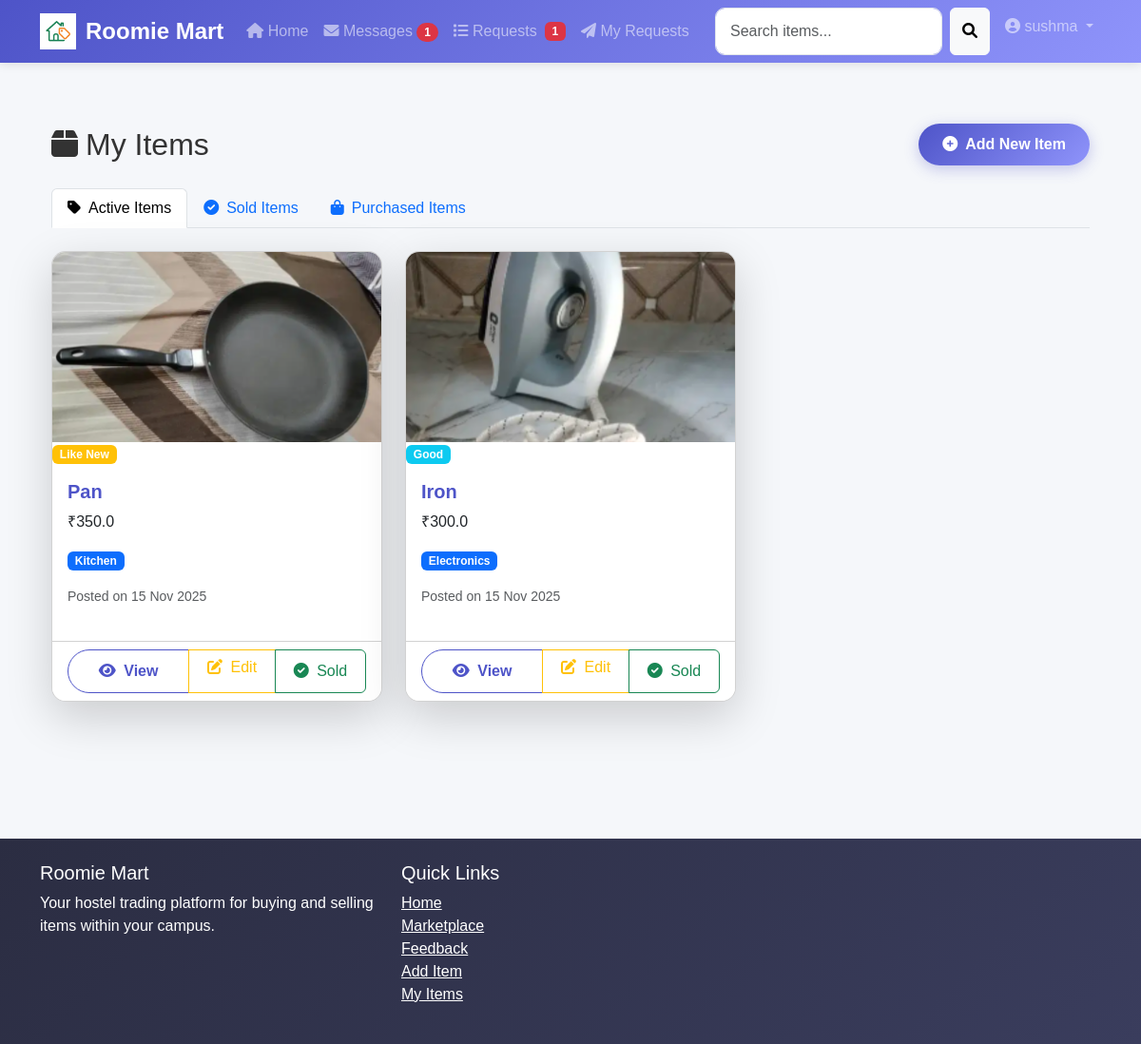
Page /my_items (signed in) on the committed database.
### tables this page shows
CREATE TABLE items (
        id INTEGER PRIMARY KEY AUTOINCREMENT,
        user_id INTEGER NOT NULL,
        title TEXT NOT NULL,
        category TEXT NOT NULL,
        price REAL NOT NULL,
        condition TEXT NOT NULL,
        image TEXT,
        description TEXT,
        hostel TEXT,
        block TEXT,
        status TEXT DEFAULT 'available',
        created_at TIMESTAMP DEFAULT CURRENT_TIMESTAMP,
        updated_at TIMESTAMP DEFAULT CURRENT_TIMESTAMP, address TEXT, latitude REAL, longitude REAL,
        FOREIGN KEY (user_id) REFERENCES users (id)
    );

### controllers/item_controller.py (the view)
@item_bp.route('/my_items')
@login_required
def my_items():
    user_id = session['user_id']
    rows = Item.get_user_items(user_id)
    processed = process_items(rows)
    active_items = [item for item in processed if item.get('status') == 'available']
    sold_items = [item for item in processed if item.get('status') == 'sold']
    purchases = []
    try:
        order_rows = Order.get_orders_for_buyer(user_id)
        for r in order_rows:
            o = dict(r) if not isinstance(r, dict) else r
            ca = o.get('created_at')
            created_str = None
            if isinstance(ca, str) and ca:
                from datetime import datetime as _dt
                for fmt in ('%Y-%m-%d %H:%M:%S', '%Y-%m-%d %H:%M:%S.%f', '%Y-%m-%d'):
                    try:
                        created_str = _dt.strptime(ca, fmt).strftime('%d %b %Y')
                        break
                    except Exception:
                        continue
            elif hasattr(ca, 'strftime'):
                try:
                    created_str = ca.strftime('%d %b %Y')
                except Exception:
                    created_str = str(ca)
            else:
                created_str = str(ca) if ca is not None else ''
            o['created_at_str'] = created_str
            purchases.append(o)
    except Exception:
        purchases = []
    return render_template('my_items.html', active_items=active_items, sold_items=sold_items, purchases=purchases)

### templates/my_items.html (shortened to what this page needs)
{% extends 'base.html' %}
{% block content %}
<div class="container page-transition">
    <div class="row mt-4 mb-5">
        <div class="col-12">
            <div class="d-flex justify-content-between align-items-center mb-4">
                <h2 class="mb-0"><i class="fas fa-box me-2"></i>My Items</h2>
                <a href="{{ url_for('item_bp.add_item') }}" class="btn btn-primary btn-hover-effect">
                    <i class="fas fa-plus-circle me-2"></i>Add New Item
                </a>
            </div>
            <ul class="nav nav-tabs mb-4" id="itemTabs" role="tablist">
                <li class="nav-item" role="presentation">
                    <button class="nav-link active" id="active-tab" data-bs-toggle="tab" data-bs-target="#active" type="button" role="tab" aria-controls="active" aria-selected="true">
                        <i class="fas fa-tag me-2"></i>Active Items
                    </button>
                </li>
                <li class="nav-item" role="presentation">
                    <button class="nav-link" id="sold-tab" data-bs-toggle="tab" data-bs-target="#sold" type="button" role="tab" aria-controls="sold" aria-selected="false">
                        <i class="fas fa-check-circle me-2"></i>Sold Items
                    </button>
                </li>
                <li class="nav-item" role="presentation">
                    <button class="nav-link" id="purchased-tab" data-bs-toggle="tab" data-bs-target="#purchased" type="button" role="tab" aria-controls="purchased" aria-selected="false">
                        <i class="fas fa-shopping-bag me-2"></i>Purchased Items
                    </button>
                </li>
            </ul>
            <div class="tab-content" id="itemTabsContent">
                <div class="tab-pane fade show active" id="active" role="tabpanel" aria-labelledby="active-tab">
                    {% if active_items %}
                    <div class="row">
                        {% for item in active_items %}
                        <div class="col-md-4 mb-4">
                            <div class="card item-card shadow-lg hover-shadow h-100">
                                <div class="card-img-top-container">
                                    {% if item.image %}
                                    <img src="{{ url_for('static', filename='uploads/' + item.image) }}" class="card-img-top" alt="{{ item.title }}">
                                    {% else %}
                                    <img src="{{ url_for('static', filename='img/no-image.jpg') }}" class="card-img-top" alt="No Image">
                                    {% endif %}
                                    <span class="badge bg-{{ 'success' if item.condition == 'New' else 'warning' if item.condition == 'Like New' else 'info' if item.condition == 'Good' else 'secondary' }} condition-badge">
                                        {{ item.condition }}
                                    </span>
                                </div>
                                <div class="card-body">
                                    <h5 class="card-title">{{ item.title }}</h5>
                                    <p class="card-text price">₹{{ item.price }}</p>
                                    <p class="card-text category"><span class="badge bg-primary">{{ item.category }}</span></p>
                                    <p class="card-text text-muted small">Posted on {{ item.created_at.strftime('%d %b %Y') }}</p>
                                </div>
                                <div class="card-footer bg-white">
                                    <div class="btn-group w-100" role="group">
                                        <a href="{{ url_for('item_bp.item_detail', item_id=item.id) }}" class="btn btn-outline-primary btn-hover-effect">
                                            <i class="fas fa-eye me-1"></i> View
                                        </a>
                                        <a href="{{ url_for('item_bp.edit_item', item_id=item.id) }}" class="btn btn-outline-warning btn-hover-effect">
                                            <i class="fas fa-edit me-1"></i> Edit
                                        </a>
                                        <button type="button" class="btn btn-outline-success btn-hover-effect" data-bs-toggle="modal" data-bs-target="#markSoldModal{{ item.id }}">
                                            <i class="fas fa-check-circle me-1"></i> Sold
                                        </button>
                                    </div>
                                </div>
                            </div>
                        </div>
                        {% endfor %}
                    </div>
                    {% endif %}
                </div>
            </div>
        </div>
    </div>
</div>
{% endblock %}

### templates/base.html (shortened to what this page needs)
<!DOCTYPE html>
<html lang="en">
<head>
    <link href="https://cdn.jsdelivr.net/npm/bootstrap@5.3.0-alpha1/dist/css/bootstrap.min.css" rel="stylesheet">
    <link rel="stylesheet" href="https://cdnjs.cloudflare.com/ajax/libs/font-awesome/6.0.0/css/all.min.css">
    <link rel="stylesheet" href="{{ url_for('static', filename='css/style.css') }}">
    <link rel="stylesheet" href="{{ url_for('static', filename='css/animation.css') }}">
    <link rel="stylesheet" href="{{ url_for('static', filename='css/messaging.css') }}">
</head>
<body>
    <nav class="navbar navbar-expand-lg navbar-dark bg-primary sticky-top">
        <div class="container">
            <a class="navbar-brand d-flex align-items-center" href="{{ url_for('index') }}">
                <img src="{{ url_for('static', filename='images/pg logo.png') }}" alt="Roomie Mart" style="height:38px; width:auto; object-fit:contain; margin-right:10px;">
                <span class="navbar-brand-text">Roomie Mart</span>
            </a>
            <div class="collapse navbar-collapse" id="navbarNav">
                <ul class="navbar-nav me-auto">
                    <li class="nav-item">
                        <a class="nav-link" href="{{ url_for('index') }}"><i class="fas fa-home"></i> Home</a>
                    </li>
                    {% if session.get('user_id') %}
                    <li class="nav-item">
                        <a class="nav-link" href="{{ url_for('message_bp.messages') }}">
                            <i class="fas fa-envelope"></i> Messages
                            <span id="unread-badge" class="badge bg-danger rounded-pill" style="display: none;"></span>
                        </a>
                    </li>
                    <li class="nav-item">
                        <a class="nav-link d-flex align-items-center justify-content-between" href="{{ url_for('requests_bp.owner_requests') }}">
                            <span><i class="fas fa-list"></i> Requests</span>
                            {% if pending_requests_count > 0 %}
                                <span class="badge bg-danger ms-2">{{ pending_requests_count }}</span>
                            {% endif %}
                        </a>
                    </li>
                    <li class="nav-item">
                        <a class="nav-link" href="{{ url_for('requests_bp.my_requests') }}"><i class="fas fa-paper-plane"></i> My Requests</a>
                    </li>
                    {% endif %}
                </ul>
                <div class="d-flex">
                    <form class="d-flex me-2" action="{{ url_for('item_bp.search') }}" method="GET">
                        <input class="form-control me-2" type="search" name="query" placeholder="Search items...">
                        <button class="btn btn-light" type="submit"><i class="fas fa-search"></i></button>
                    </form>
                    <ul class="navbar-nav">
                        {% if session.get('user_id') %}
                        <li class="nav-item dropdown">
                            <a class="nav-link dropdown-toggle" href="#" id="navbarDropdown" role="button" data-bs-toggle="dropdown">
                                <i class="fas fa-user-circle"></i> {{ session.get('user_name', 'User') }}
                            </a>
                        </li>
                        {% else %}
                        <li class="nav-item">
                            <a class="nav-link btn btn-primary text-white" href="{{ url_for('auth_bp.register') }}"><i class="fas fa-user-plus"></i> Register</a>
                        </li>
                        {% endif %}
                    </ul>
                </div>
            </div>
        </div>
    </nav>
    <main class="container py-4">
        {% block content %}{% endblock %}
    </main>
    <footer class="bg-dark text-white py-4 mt-5">
        <div class="container">
            <div class="row">
                <div class="col-md-4">
                    <h5>Roomie Mart</h5>
                    <p>Your hostel trading platform for buying and selling items within your campus.</p>
                </div>
                <div class="col-md-4">
                    <h5>Quick Links</h5>
                    <ul class="list-unstyled">
                        <li><a href="{{ url_for('index') }}" class="text-white">Home</a></li>
                        <li><a href="{{ url_for('item_bp.marketplace') }}" class="text-white">Marketplace</a></li>
                        <li><a href="{{ url_for('feedback_bp.feedback') }}" class="text-white">Feedback</a></li>
                        {% if session.get('user_id') %}
                        <li><a href="{{ url_for('item_bp.add_item') }}" class="text-white">Add Item</a></li>
                        <li><a href="{{ url_for('item_bp.my_items') }}" class="text-white">My Items</a></li>
                        {% endif %}
                    </ul>
                </div>
            </div>
        </div>
    </footer>
</body>
</html>

### rows in the picture
items: shows a picture, condition "Like New", title "Pan", price "350.0", category "Kitchen", created_at "15 Nov 2025"
items: shows a picture, condition "Good", title "Iron", price "300.0", category "Electronics", created_at "15 Nov 2025"

### other values in the picture
{{ pending_requests_count }} "1"
{{ session.get('user_name', 'User') }} "sushma"
